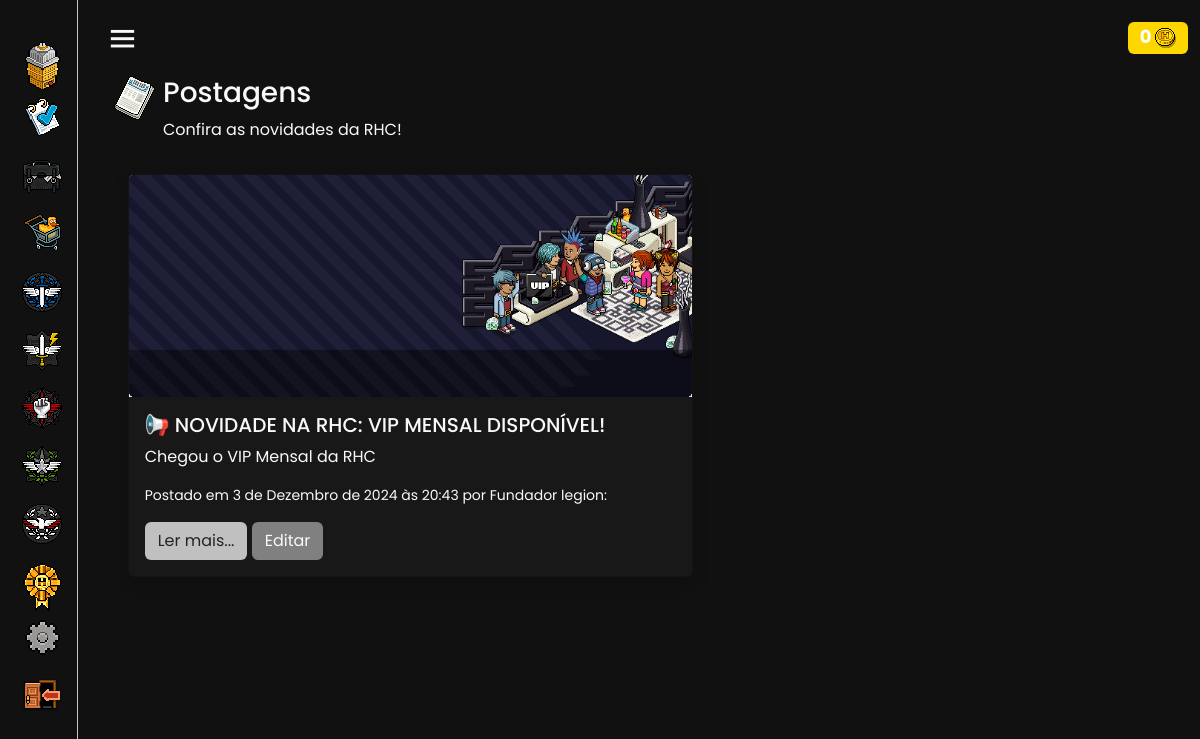
The page /system/jornal/ (signed in) on the database its author committed.
### ControleDeAcesso/models.py (models this page shows, shortened)
class PolicialUsuario(AbstractUser):
    username = models.CharField(
        _('username'),
        max_length=150,
        unique=True,
        validators=[RegexValidator(
            regex=r'^[a-zA-Z0-9@_:.,\-!=]+$',
            message=_('Enter a valid username. This value may contain only letters (uppercase and lowercase), numbers, @, :, -, and _ characters.'),
            code='invalid_username',
        )],
        help_text=_('150 characters or fewer. Letters (uppercase and lowercase), digits, @, :, -, and _ only.'),
    )
    patente = models.CharField(choices=CARGOS, blank=False, null=False, max_length=50, default='Agente')
    moedas = models.IntegerField(default=0, editable=True)
    ultimo_acesso = models.DateTimeField(null=True, blank=True)
    objects = CustomUserManager()
    patente_order = models.IntegerField(default=0, editable=False)
    slug = models.SlugField(unique=True, blank=True, null=True)
    status = models.CharField(choices=STATUS, blank=False, null=False, max_length=50, default='Ativo')

### System/models.py (models this page shows, shortened)
class PostagemJornal(models.Model):
    solicitante = models.ForeignKey(get_user_model(), on_delete=models.CASCADE,blank=True, null=True, related_name='solicitantepostagem')
    titulo = models.TextField(blank=False, null=True, max_length=90)
    descricao = models.TextField(blank=False, null=True, max_length=170)
    texto = CKEditor5Field('Postagem', config_name='extends', default=' ')
    datatime = models.DateTimeField(default=timezone.now)
    imagem = models.ImageField(upload_to='imagens/')
    slug = models.SlugField(unique=True, blank=True, null=True)

### System/views.py (the view)
# urls.py: path('jornal/', JornalPrincipal.as_view(), name='Jornal'),
class JornalPrincipal(LoginRequiredMixin, TemplateView):
    template_name = 'PrincipalJornal.html'
    def get_context_data(self, **kwargs):
        context = super().get_context_data(**kwargs)
        membro = 'Jornalista'
        try:
            grupo_membro = Group.objects.get(name=membro)
            context['membros'] = PolicialUsuario.objects.filter(groups=grupo_membro).order_by('patente_order')
        except Group.DoesNotExist:
            context['membros'] = PolicialUsuario.objects.none()
        context["postagens"] = PostagemJornal.objects.all().order_by('-datatime')
        context["emblema"] = EmblemasModel.objects.last()
        context["alistados"] = PolicialUsuario.objects.order_by('-id')[:5]
        return context

### Templates/PrincipalJornal.html (shortened to what this page needs)
{% extends "Index.html" %}
{% load static %}
{% block main %}
<div class="container">
<div class="row m-auto">
<div class="col-md-7 col-11">
<div class="container d-flex">
<div>
    <img class="px" src="{% static 'jornal.png'%}" alt="">
    </div>
  <div class="ms-2 text-light">
  <h3>Postagens</h3>
  <p>Confira as novidades da RHC!</p>
  </div>
</div>
{% if postagens%}
{% for postagem in postagens %}
<div class="card col-11 mb-3 shadow m-auto" style="background-color: #181818;">
  <img src="{{ postagem.imagem.url }}" class="card-img-top" alt="...">
  <div class="card-body text-light">
    <h5 class="card-title">{{postagem.titulo}}</h5>
    <p class="card-text">{{postagem.descricao}}</p>
    <p class="card-text"><small> Postado em {{postagem.datatime}} por {{postagem.solicitante.patente}} {{postagem.solicitante.username}}</small></p> <a  href="{% url "PostagensJornal" postagem.slug %}" style="background:silver;" class="btn">Ler mais...</a>
    <a href="{% url 'EditarMateria' postagem.slug %}" style="background:gray;" class="btn text-light">Editar</a>
  </div>
</div>
{% endfor %}
{% else %}
<div class="alert alert-secondary text-center m-auto col-10" role="alert">
  Sem postagens recentes!
</div>
{% endif %}
</div>
</div>
{% endblock main %}

### Templates/Index.html (shortened to what this page needs)
{% load static %}
<html lang="en">
<head>
    <link href="{% static 'mode/style.css' %}" rel="stylesheet">
    <link href="/static/django_ckeditor_5/dist/styles.css" media="all" rel="stylesheet">
    <link rel="stylesheet" href="https://cdnjs.cloudflare.com/ajax/libs/font-awesome/6.4.0/css/all.min.css" />
    <link href='https://unpkg.com/boxicons@2.0.7/css/boxicons.min.css' rel='stylesheet'>
    <link href="https://cdn.jsdelivr.net/npm/bootstrap@5.3.3/dist/css/bootstrap.min.css" rel="stylesheet">
    <body style="background-color: #111111;">
        <div class="sidebar close">
          <div class="logo-details">
        </div>
          <ul class="nav-links">
            <li>
              <a href="{% url "PainelPrincipal" %}">
                <i class='bx'>
                  <img class="px" width="35px" src="{% static "home.gif" %}" alt="">
                </i>
              </a>
            </li>
            <li class="mt-2">
              <div class="iocn-link">
                <a href="#">
                  <i class='bx'>
                    <img class="px" width="35px" src="{% static "relatorio.png" %}" alt="">
                  </i>
                </a>
              </div>
            </li>
            <li class="mt-2">
              <div class="iocn-link">
                <a href="#">
                  <i class='bx'>
                    <img class="px" width="40px" src="{% static "bolsa2.gif" %}" alt="">
                  </i>
                </a>
              </div>
            </li>
            <li class="mt-2">
              <div class="iocn-link">
                <a href="#">
                  <i class='bx'>
                    <img class="px" width="37px" src="{% static "loja.png" %}" alt="">
                  </i>
                </a>
              </div>
            </li>
            {% if GuiaDpE or MinistroDpE or STAFF %}
            <li class="mt-2">
              <div class="iocn-link">
                <a href="#">
                  <i class='bx'>
                    <img class="px" width="40px" src="{% static "dpe.gif" %}" alt="">
                  </i>
                </a>
              </div>
            </li>
            {% endif %}
            {% if STAFF or MEMBRODPL or LDPL or MINISTRODPL %}
            <li class="mt-2">
              <div class="iocn-link">
                <a href="#">
                  <i class='bx'>
                    <img class="px" width="40px" src="{% static "dpl.gif" %}" alt="">
                  </i>
                </a>
              </div>
            </li>
            {% endif %}
            {% if STAFF or MEMBRODPO or LDPO or MINISTRODPO %}
            <li class="mt-2">
              <div class="iocn-link">
                <a href="#">
                  <i class='bx'>
                    <img class="px" width="40px" src="{% static "dpo.gif" %}" alt="">
                  </i>
                </a>
              </div>
            </li>
            {% endif %}
            {% if STAFF or Analista or LDRH or MINISTRODRH %}
            <li class="mt-2">
              <div class="iocn-link">
                <a href="#">
                  <i class='bx'>
                    <img class="px" width="40px" src="{% static "drh.gif" %}" alt="">
                  </i>
                </a>
              </div>
            </li>
            {% endif %}
            <li class="mt-2">
              <div class="iocn-link">
                <a href="#">
                  <i class='bx'>
                    <img class="px" width="40px" src="{% static "jn.gif" %}" alt="">
                  </i>
                </a>
              </div>
            </li>
            {% if STAFF %}
            <li class="mt-2">
              <div class="iocn-link">
                <a href="#">
                  <i class='bx'>
                    <img class="px" width="50px" src="{% static "staff.gif" %}" alt="">
                  </i>
                </a>
              </div>
            </li>
            {% endif %}
            <li class="mt-2">
              <div class="iocn-link">
                <a href="#">
                  <i class='bx'>
                    <img class="px" width="35px" src="{% static "config.png" %}" alt="">
                  </i>
                </a>
              </div>
            </li>
              <li class="mt-2">
                <a href="{% url "Logout" %}">
                  <i class='bx'>
                    <img class="px" width="40px" src="{% static "logout.png" %}" alt="">
                  </i>
                </a>
              </li>
      </ul>
        </div>
        <section class="home-section">
          <nav class="navbar bg-nav">
            <div class="container-fluid">
                <div class="home-content">
                  <i class='bx bx-menu text-light' ></i>
                </div>
                <div class="d-flex">
                  <div class="container mt-2 me-2">
                    <h4><span class="badge" style="background-color: gold; position: relative; left: 20px;">{{request.user.moedas}}  <img src="{% static 'coin.png' %}" alt="">
                    </span></h4>
                </div>
            </div>
          </div>
          </nav>
          {% block main %}
          {% endblock main %}
        </section>
      </body>
</html>

### Arquivos/mode/style.css (style rules this page uses)
* { margin: 0; padding: 0; box-sizing: border-box; font-family: 'Poppins', sans-serif; }
.px { image-rendering: pixelated; image-rendering: -o-crisp-edges; image-rendering: -moz-crisp-edges; image-rendering: crisp-edges; }
.bg-nav { background-color: #111111; }
.sidebar { position: fixed; top: 0; left: 0; height: 100%; width: 260px; background-color: #111111; border-right: solid #c6c4c4 1px; border-left: solid #111111 3px; z-index: 100; transition: all 0.5s ease; }
.sidebar.close { width: 78px; background: #111111; transition: all 0.4s ease; }
.sidebar .logo-details { background-color: #111111; height: 170px; width: 100%; position: relative; top: -10px; transition: all 0.4s ease; }
.sidebar.close .logo-details { background-color: #111111; height: 80px; width: 100%; position: relative; top: -10px; }
.sidebar .nav-links { height: 100%; padding: 10px 0 150px 0; overflow: auto; }
.sidebar.close .nav-links { overflow: auto; position: relative; top: -50px; }
.sidebar .nav-links li { position: relative; list-style: none; transition: all 0.4s ease; }
.sidebar .nav-links li .iocn-link { display: flex; align-items: center; justify-content: space-between; }
.sidebar.close .nav-links li .iocn-link { display: block }
.sidebar .nav-links li i { height: 50px; min-width: 78px; text-align: center; line-height: 50px; color: #fff; font-size: 20px; cursor: pointer; transition: all 0.3s ease; }
.sidebar .nav-links li a { display: flex; align-items: center; text-decoration: none; }
.home-section { background-color: #111111; position: relative; left: 260px; width: calc(100% - 260px); transition: all 0.5s ease; }
.sidebar.close ~ .home-section { left: 78px; width: calc(100% - 78px); }
.home-section .home-content { height: 60px; display: flex; align-items: center; }
.home-section .home-content .bx-menu, .home-section .home-content .text { color: #11101d; font-size: 35px; }
.home-section .home-content .bx-menu { margin: 0 15px; cursor: pointer; }

### rows shown on the page
PolicialUsuario: user.moedas "0"
PostagemJornal: imagem (picture), titulo "📢 NOVIDADE NA RHC: VIP MENSAL DISPONÍVEL!", descricao "Chegou o VIP Mensal da RHC", datatime "3 de Dezembro de 2024 às 20:43", solicitante.patente "Fundador", solicitante.username "legion:"
